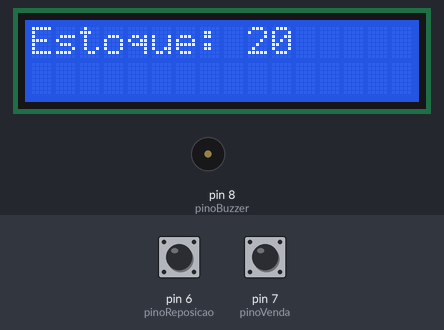
Bench run of a sketch on a simulated Arduino Uno, built with avr-gcc and run on an emulated ATmega328P. On the bench: 16×2 character LCD, buzzer (waves = sounding). The test bench sets the inputs (shaded band); at power-on: pin 6 (pinoReposicao) HIGH, pin 7 (pinoVenda) HIGH. What the sketch prints to the serial monitor is not drawn.

Above: at 3.2 s.
3.3 s: pin 6 (pinoReposicao) pulled LOW for 0.25 s
At 4.3 s:
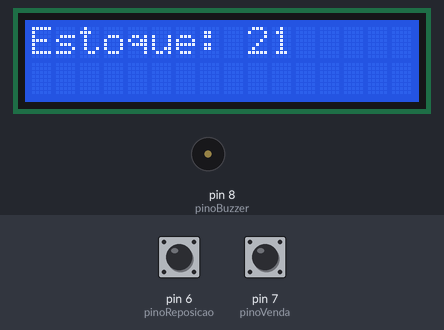
5.1 s: pin 7 (pinoVenda) pulled LOW for 1 s
At 7.2 s:
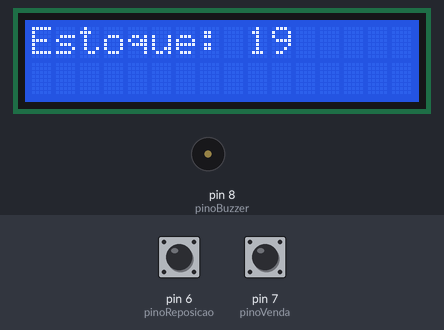
7.9 s: pin 7 (pinoVenda) pulled LOW for 0.25 s
At 8.15 s:
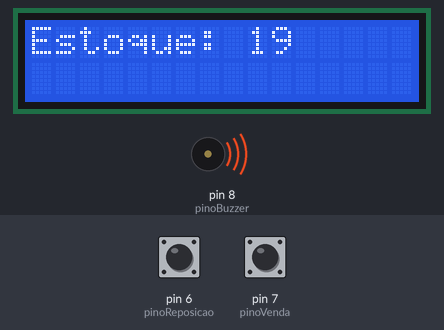
10.0 s: pin 6 (pinoReposicao) pulled LOW for 3.2 s
At 14.3 s:
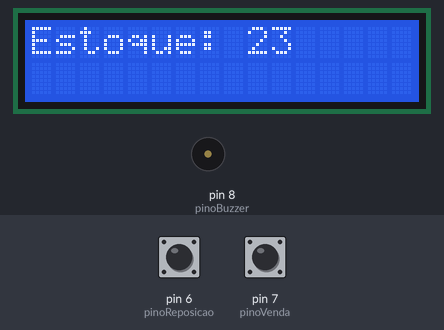
14.7 s: pin 7 (pinoVenda) pulled LOW for 3.2 s
At 15.07 s:
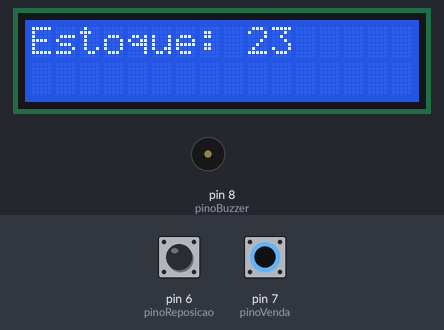
20.9 s: pin 6 (pinoReposicao) pulled LOW for 1 s
At 21.45 s:
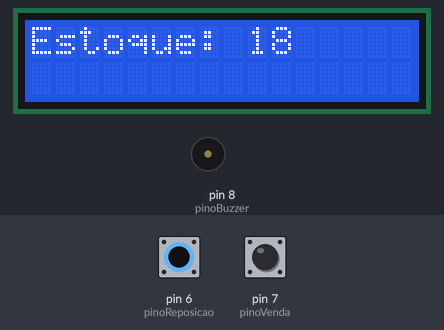
Timing chart, 0 to 23.9 s (numbered marks = the images above; inputs shaded):
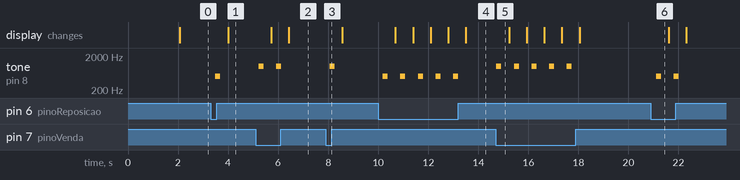

The sketch:

sketch_nov21a.ino
```cpp
#include <LiquidCrystal.h>


const int pinoVenda = 7;
const int pinoReposicao = 6;
const int pinoBuzzer = 8;


int estoque = 20;
const int limiteEstoqueBaixo = 5;


LiquidCrystal lcd(12, 11, 5, 4, 3, 2);

void setup() {
  Serial.begin(9600);
  lcd.begin(16, 2);
  lcd.print("Controle de Estoque");


  pinMode(pinoVenda, INPUT_PULLUP);
  pinMode(pinoReposicao, INPUT_PULLUP);
  pinMode(pinoBuzzer, OUTPUT);

  delay(2000);
  lcd.clear();
}

void loop() {
  bool venda = digitalRead(pinoVenda) == LOW;
  bool reposicao = digitalRead(pinoReposicao) == LOW;

  if (venda && estoque > 0) {
    estoque--;
    tone(pinoBuzzer, 1000, 200);
    delay(500);
    Serial.print("Venda realizada. Estoque atual: ");
    Serial.println(estoque);
  }

  if (reposicao) {
    estoque++;
    tone(pinoBuzzer, 500, 200);
    delay(500);
    Serial.print("Reposição realizada. Estoque atual: ");
    Serial.println(estoque);
  }

  lcd.clear();
  lcd.setCursor(0, 0);
  lcd.print("Estoque: ");
  lcd.print(estoque);

  if (estoque <= limiteEstoqueBaixo) {
    lcd.setCursor(0, 1);
    lcd.print("Estoque Baixo!");
    tone(pinoBuzzer, 2000, 1000);
    Serial.println("ALERTA: Estoque baixo!");
  } else {
    noTone(pinoBuzzer);
  }

  delay(200);
}
```

Measured:
- after the input at 3.3 s, tone on pin 8 (pinoBuzzer): silent → 500 Hz after 0.19 s, → silent 0.20 s later; the display: changes after 0.70 s (image 1)
- after the input at 5.1 s, tone on pin 8 (pinoBuzzer): alternates 1000 Hz for 0.20 s and silent for 0.50 s, 4 changes in all, then stays silent, starting after 0.12 s; the display: first changes after 0.62 s (image 2 shows a later state)
- after the input at 7.9 s, tone on pin 8 (pinoBuzzer): silent → 1000 Hz after 0.15 s, → silent 0.20 s later
- after the input at 10.0 s, tone on pin 8 (pinoBuzzer): alternates 500 Hz for 0.20 s and silent for 0.50 s, 10 changes in all, then stays silent, starting after 0.19 s; the display: first changes after 0.69 s (image 4 shows a later state)
- after the input at 14.7 s, tone on pin 8 (pinoBuzzer): alternates 1000 Hz for 0.20 s and silent for 0.50 s, 10 changes in all, then stays silent, starting at once
- after the input at 20.9 s, tone on pin 8 (pinoBuzzer): alternates 500 Hz for 0.20 s and silent for 0.50 s, 4 changes in all, then stays silent, starting after 0.20 s
